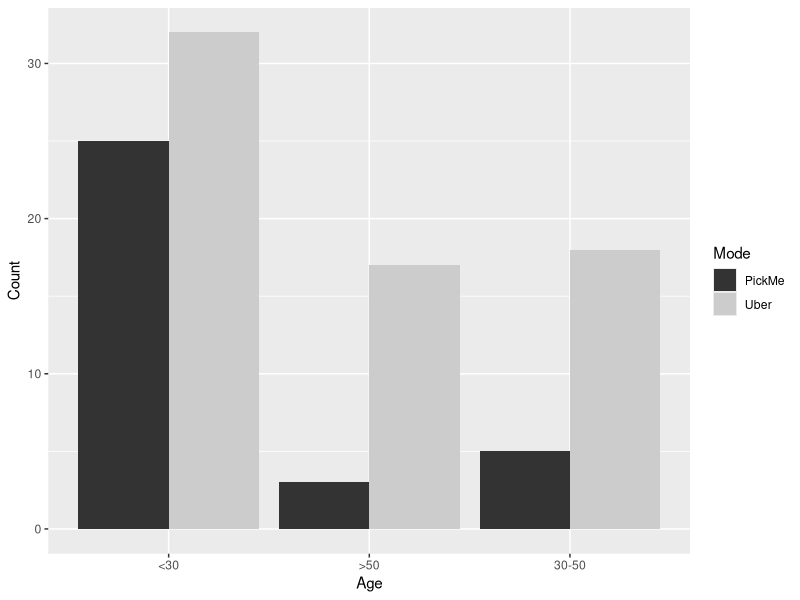

Here is the R script that generated this plot: (Note: this script raises an error after producing the figure.)
## ---- chunk 1
observed_table <- matrix(c(32, 25, 18, 5, 17, 3), nrow = 3, ncol = 2, byrow = T)
rownames(observed_table) <- c('<30', '30-50', '>50')
colnames(observed_table) <- c('Uber', 'PickMe')
observed_table

addmargins(observed_table)
## ---- chunk 2
output <- chisq.test(observed_table)
output
## ---- chunk 3
output$expected
## ---- chunk 4
library(tidyverse)

table2 <- observed_table %>%
  as.data.frame() %>%
  rownames_to_column() %>%
  gather(Column, Value, -rowname)

colnames(table2) <- c('Age', 'Mode', "Count")
table2


ggplot(data = table2, aes(x = Age, y = Count, fill = Mode)) + 
  geom_bar(stat = "identity", position = "dodge") +
  scale_fill_grey()
  
## ---- chunk 5
knitr::include_graphics("figure/chisquaretable.jpg")
